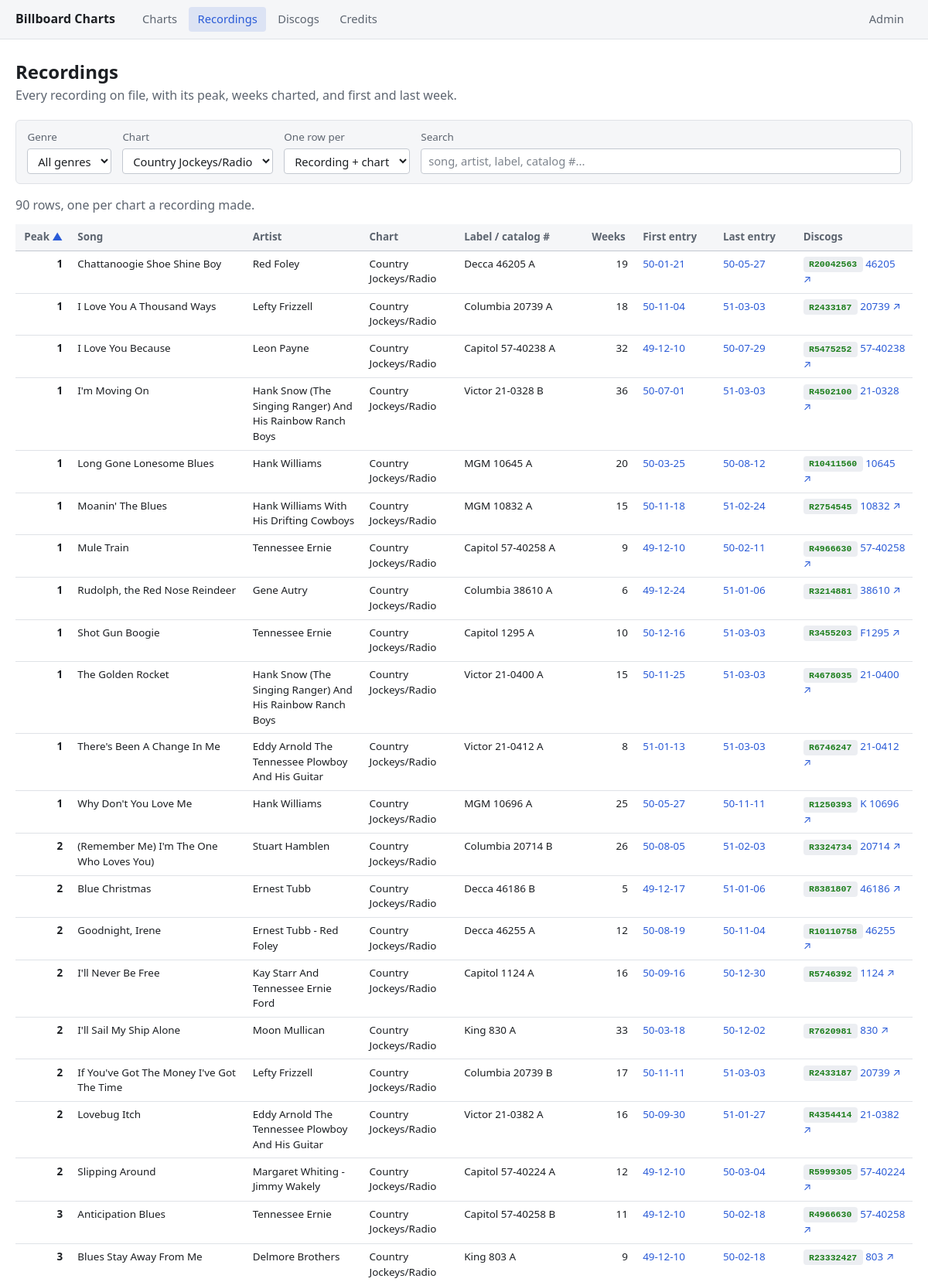
Screenshot of /recordings/?chart=4 (upper part) with the database file from the repository.
### charts/models.py (models this page shows, shortened)
class DiscogsReferenceMixin:
    """
    Shared by DiscogsMatch and DiscogsCandidate: both carry the same pair
    of "which kind of Discogs object is this actually pointing at" fields
    (discogs_release_id / discogs_master_id), and the same rule for
    telling a reader which one is in play -- a Release (a specific,
    identified pressing -- the precise, common case, since search only
    ever looks for releases) or, only when a pressing that specific
    couldn't be pinned down, a Master (just "this is the song", not which
    physical copy of it). At most one is ever set at a time.
    """

class DiscogsMatch(DiscogsReferenceMixin, models.Model):
    UNMATCHED = "unmatched"    # never looked up
    SUGGESTED = "suggested"    # candidates fetched, waiting on a human to decide
    CONFIRMED = "confirmed"    # a human picked one of the suggested candidates
    MANUAL = "manual"          # a human typed/pasted a Discogs ID directly
    NO_MATCH = "no_match"      # searched, Discogs returned nothing plausible
    REJECTED = "rejected"      # a human looked at the candidates and said none of them are it
    STATUS_CHOICES = [
        (UNMATCHED, "Not looked up yet"),
        (SUGGESTED, "Suggested -- needs review"),
        (CONFIRMED, "Confirmed"),
        (MANUAL, "Manually entered"),
        (NO_MATCH, "No match found on Discogs"),
        (REJECTED, "Rejected -- none of the suggestions fit"),
    ]
    SETTLED_STATUSES = [CONFIRMED, MANUAL, NO_MATCH, REJECTED]
    EXACT = "exact"      # label AND catalog number both matched (normalized)
    STRONG = "strong"    # catalog number matched exactly, label didn't
    WEAK = "weak"        # only found via the title/artist fallback search
    CONFIDENCE_CHOICES = [(EXACT, "Exact"), (STRONG, "Strong"), (WEAK, "Weak")]
    recording = models.OneToOneField(Recording, on_delete=models.CASCADE, related_name="discogs")
    status = models.CharField(max_length=12, choices=STATUS_CHOICES, default=UNMATCHED)
    confidence = models.CharField(max_length=6, choices=CONFIDENCE_CHOICES, blank=True)
    discogs_release_id = models.PositiveIntegerField(null=True, blank=True)
    discogs_master_id = models.PositiveIntegerField(null=True, blank=True)
    matched_title = models.CharField(max_length=300, blank=True)
    matched_artist = models.CharField(max_length=300, blank=True)
    matched_track_title = models.CharField(max_length=300, blank=True)
    matched_track_artist = models.CharField(max_length=300, blank=True)
    matched_label = models.CharField(max_length=200, blank=True)
    matched_catalog_number = models.CharField(max_length=100, blank=True)
    matched_year = models.PositiveSmallIntegerField(null=True, blank=True)
    matched_country = models.CharField(max_length=100, blank=True)
    matched_format = models.CharField(max_length=200, blank=True)
    genres = models.JSONField(default=list, blank=True)
    styles = models.JSONField(default=list, blank=True)
    songwriters = models.CharField(max_length=500, blank=True)
    producers = models.CharField(max_length=500, blank=True)
    raw_data = models.JSONField(null=True, blank=True)
    note = models.CharField(max_length=500, blank=True)
    searched_at = models.DateTimeField(null=True, blank=True)   # last time candidates were fetched
    linked_at = models.DateTimeField(null=True, blank=True)
    updated_at = models.DateTimeField(auto_now=True)
    class Meta:
        verbose_name_plural = "Discogs matches"
        indexes = [models.Index(fields=["status"])]

### charts/views.py (the view)
# urls.py: path("recordings/", views.recordings_matrix, name="recordings_matrix"),
def recordings_matrix(request):
    rows, state = _recordings_matrix_query(request)
    context = {
        **state,
        "rows": rows,
        "columns": _recordings_matrix_columns(state),
        "total_rows": len(rows),
        "genre_choices": Chart.CATEGORY_CHOICES,
        "all_charts": Chart.objects.order_by("category", "method"),
    }
    if request.headers.get("HX-Request"):
        return render(request, "charts/_recordings_matrix_results.html", context)
    return render(request, "charts/recordings_matrix.html", context)

### charts/models.py (called while the page is built)
    def __str__(self):
        return f"{self.get_category_display()} {self.get_method_display()}"

### charts/views.py (called while the page is built)
def _recordings_matrix_columns(state):
    collapsed = state["group"] == "recording"
    columns = {}
    for key, (_, label) in RECORDINGS_MATRIX_SORTS.items():
        if collapsed and key in RECORDINGS_MATRIX_COLLAPSED_SORTS:
            _, label = RECORDINGS_MATRIX_COLLAPSED_SORTS[key]
        is_active = key == state["sort"]
        next_dir = "desc" if (is_active and state["dir"] == "asc") else "asc"
        params = {
            "genre": state["genre"], "chart": state["chart"], "q": state["q"],
            "group": state["group"], "sort": key, "dir": next_dir,
        }
        columns[key] = {
            "label": label,
            "href": "?" + urlencode({k: v for k, v in params.items() if v}),
            "is_active": is_active,
            "arrow": ("▲" if state["dir"] == "asc" else "▼") if is_active else "",
        }
    return columns

### charts/templates/charts/recordings_matrix.html (shortened to what this page needs)
{% extends "charts/base.html" %}
{% load static %}
{% block content %}
    <div class="page-header">
        <div>
            <h1>Recordings</h1>
            <p class="subtitle">Every recording on file, with its peak, weeks charted, and first and last week.</p>
        </div>
    </div>
    <form
        id="matrix-filters"
        class="filter-bar"
        method="get"
        action="{% url 'charts:recordings_matrix' %}"
        hx-get="{% url 'charts:recordings_matrix' %}"
        hx-target="#matrix-results"
        hx-push-url="true"
        hx-trigger="change from:select, input changed delay:300ms from:input[type=search], search from:input[type=search]"
    >
        <label>
            Genre
            <select name="genre">
                <option value="">All genres</option>
            </select>
        </label>
        <label>
            Chart
            <select name="chart">
                {% for c in all_charts %}
                <option value="{{ c.id }}" {% if chart == c.id|stringformat:"s" %}selected{% endif %}>{{ c }}</option>
                {% endfor %}
            </select>
        </label>
        <label>
            One row per
            <select name="group" title="Recording + chart: one row for each chart a record made, every number scoped to that one chart (what the magazine printed). Recording: one row per record, merged across charts -- peak becomes the best reached anywhere.">
                <option value="chart" {% if group != "recording" %}selected{% endif %}>Recording + chart</option>
            </select>
        </label>
        <label class="search-label">
            Search
            <input type="search" name="q" value="{{ q }}" placeholder="song, artist, label, catalog #...">
        </label>
    </form>
    <div id="matrix-results">
        {% include "charts/_recordings_matrix_results.html" %}
    </div>
{% endblock %}

### charts/templates/charts/_recordings_matrix_results.html (shortened to what this page needs)
{% if group == "recording" %}
<p class="summary" id="matrix-count">
    {{ total_rows }} recording{{ total_rows|pluralize }}, one row each &mdash; merged across every chart.
</p>
{% else %}
<p class="summary" id="matrix-count">{{ total_rows }} row{{ total_rows|pluralize }}, one per chart a recording made.</p>
{% endif %}
<div class="table-wrap">
<table class="recordings-table dense-table">
    <colgroup>
        {% if group == "recording" %}
        <col style="width: 5.25rem;">
        {% else %}
        <col style="width: 3.75rem;">
        {% endif %}
        <col style="width: 12rem;">
        <col style="width: 8rem;">
        {% if group == "recording" %}
        <col style="width: 7.5rem;">
        {% else %}
        <col style="width: 6.5rem;">
        {% endif %}
        <col style="width: 8rem;">
        <col style="width: 4.25rem;">
        <col style="width: 5.5rem;">
        <col style="width: 5.5rem;">
        <col style="width: 8rem;">
    </colgroup>
    <thead>
        <tr>
            <th class="num"><a class="sort-link" href="{{ columns.peak.href }}">{{ columns.peak.label }}<span class="sort-arrow">{{ columns.peak.arrow }}</span></a></th>
            <th><a class="sort-link" href="{{ columns.song.href }}">Song</a></th>
            <th><a class="sort-link" href="{{ columns.artist.href }}">Artist</a></th>
            <th><a class="sort-link" href="{{ columns.chart.href }}">{{ columns.chart.label }}</a></th>
            <th>Label / catalog #</th>
            <th class="num"><a class="sort-link" href="{{ columns.weeks.href }}">Weeks</a></th>
            <th><a class="sort-link" href="{{ columns.first.href }}">First entry</a></th>
            <th><a class="sort-link" href="{{ columns.last.href }}">Last entry</a></th>
            <th>Discogs</th>
        </tr>
    </thead>
    <tbody>
        {% for r in rows %}
        <tr>
            <td class="pos num">
                {{ r.peak_position }}
            </td>
            <td class="wrap">{{ r.recording__song__title }}</td>
            <td class="wrap">{{ r.recording__credit_text }}</td>
            <td class="wrap">
                {% if group == "recording" %}
                    {% comment %}
                    One badge per chart this recording actually made, each
                    carrying that chart's OWN peak on hover -- so the
                    per-chart detail the collapsed row merged away is
                    still a mouse-hover (not a page load) away.
                    {% endcomment %}
                    {% for b in r.chart_badges %}<span class="chart-badge" title="{{ b.label }} &mdash; peak {{ b.peak }}">{{ b.code }}</span>{% endfor %}
                {% else %}
                    {{ r.chart_label }}
                {% endif %}
            </td>
            <td>{{ r.catalog_display }}</td>
            <td class="num">{{ r.weeks_charted }}</td>
            <td><a href="{% url 'charts:chart_week' r.first_chart_id r.first_entry|date:'Y-m-d' %}">{{ r.first_entry|date:"y-m-d" }}</a></td>
            <td><a href="{% url 'charts:chart_week' r.last_chart_id r.last_entry|date:'Y-m-d' %}">{{ r.last_entry|date:"y-m-d" }}</a></td>
            <td class="discogs-cell">
                {% if r.discogs_url %}
                    <span class="ref-id ref-{{ r.discogs_ref_type|lower }}" title="Discogs {{ r.discogs_ref_type }} ID">{{ r.discogs_ref_type|slice:":1" }}{{ r.discogs_ref_id }}</span>
                    <a href="{{ r.discogs_url }}" target="_blank" rel="noopener" title="{{ r.discogs_tooltip }}">
                        {% if r.recording__discogs__matched_catalog_number %}{{ r.recording__discogs__matched_catalog_number }}{% endif %} &nearr;
                    </a>
                {% elif r.recording__discogs__status == "no_match" %}
                    <span class="muted" title="Searched, nothing on Discogs">not on Discogs</span>
                {% elif r.recording__discogs__status == "suggested" %}
                    <a class="needs-review" href="{% url 'charts:discogs_queue' %}?q={{ r.recording__catalog_number|urlencode }}">needs review</a>
                {% else %}
                    <span class="muted">&mdash;</span>
                {% endif %}
            </td>
        </tr>
        {% empty %}
        <tr><td colspan="9" class="empty-row">No recordings match these filters.</td></tr>
        {% endfor %}
    </tbody>
</table>
</div>

### charts/templates/charts/base.html (style rules this page uses)
:root { color-scheme: light dark; --bg: #ffffff; --surface: #f5f6f8; --surface-strong: #eceef2; --border: #dfe2e7; --border-strong: #c3c8d0; --text: #1c1f23; --muted: #5d6570; --accent: #2a5bd7; --on-accent: #ffffff; --up: #1a7d1a; --down: #b23b3b; --new: #9a6400; --tie: #6a4fbf; --fs-xs: 0.72rem; --fs-sm: 0.84rem; --fs-control: 0.92rem; --fs-base: 1rem; --control-h: 2.1rem; --control-h-sm: 1.75rem; --radius: 6px; --radius-sm: 4px; --page-width: 1500px; --page-narrow: 1040px; }
*, *::before, *::after { box-sizing: border-box; }
body { margin: 0; font-family: system-ui, -apple-system, "Segoe UI", sans-serif; font-size: var(--fs-base); line-height: 1.45; color: var(--text); background: var(--bg); }
h1 { font-size: 1.5rem; line-height: 1.2; margin: 0 0 0.3rem; }
a { color: var(--accent); text-decoration: none; }
.table-wrap { overflow-x: auto; }
table { border-collapse: collapse; width: 100%; table-layout: fixed; }
th, td { text-align: left; padding: 0.45rem 0.6rem; border-bottom: 1px solid var(--border); overflow: hidden; text-overflow: ellipsis; }
th { font-size: var(--fs-sm); font-weight: 600; color: var(--muted); background: var(--surface); border-bottom: 1px solid var(--border-strong); white-space: nowrap; }
td.num, th.num { text-align: right; font-variant-numeric: tabular-nums; }
td.wrap { white-space: normal; text-overflow: clip; overflow-wrap: break-word; }
input:not([type="checkbox"]):not([type="radio"]):not([type="hidden"]), select, textarea { font: inherit; font-size: var(--fs-control); min-height: var(--control-h); padding: 0 0.55rem; color: var(--text); background: var(--bg); border: 1px solid var(--border-strong); border-radius: var(--radius-sm); }
input::placeholder { color: var(--muted); opacity: 0.8; }
.page-header { display: flex; justify-content: space-between; align-items: flex-start; gap: 1rem; flex-wrap: wrap; margin-bottom: 1.25rem; }
.subtitle { color: var(--muted); margin: 0; }
.tie-badge, .chart-badge, .ref-id, .status-badge, .confidence-badge, .release-level-tag, .discogs-linked-tag { display: inline-flex; align-items: center; font-size: var(--fs-xs); font-weight: 600; line-height: 1; padding: 0.2rem 0.4rem; border-radius: var(--radius-sm); border: 1px solid currentColor; white-space: nowrap; vertical-align: middle; }
.chart-badge, .ref-id { font-family: ui-monospace, "Cascadia Code", "Consolas", monospace; border-color: transparent; background: var(--surface-strong); }
.ref-id.ref-release { color: var(--up); }
.filter-bar { display: flex; gap: 0.9rem; align-items: flex-end; flex-wrap: wrap; margin-bottom: 1rem; padding: 0.75rem 0.9rem; background: var(--surface); border: 1px solid var(--border); border-radius: var(--radius); }
.filter-bar label { display: flex; flex-direction: column; gap: 0.25rem; font-size: var(--fs-sm); color: var(--muted); }
.filter-bar .search-label { flex: 1; min-width: 14rem; }
.filter-bar .search-label input { width: 100%; }
.summary { color: var(--muted); margin: 0 0 0.75rem; }
th a.sort-link { color: inherit; }
th a.sort-link .sort-arrow { color: var(--accent); margin-left: 0.2rem; }
.pos { font-variant-numeric: tabular-nums; font-weight: 600; white-space: nowrap; }
.dense-table { font-size: var(--fs-sm); }
.dense-table td { vertical-align: top; }

### rows the page displays
DiscogsMatch: peak_position "1", recording__song__title "Chattanoogie Shoe Shine Boy", recording__credit_text "Red Foley", chart_label "Country Jockeys/Radio", catalog_display "Decca 46205 A", weeks_charted "19", first_entry "50-01-21", last_entry "50-05-27", discogs_ref_type "R", discogs_ref_id "20042563", recording__discogs__matched_catalog_number "46205"
DiscogsMatch: peak_position "1", recording__song__title "I Love You A Thousand Ways", recording__credit_text "Lefty Frizzell", chart_label "Country Jockeys/Radio", catalog_display "Columbia 20739 A", weeks_charted "18", first_entry "50-11-04", last_entry "51-03-03", discogs_ref_type "R", discogs_ref_id "2433187", recording__discogs__matched_catalog_number "20739"
DiscogsMatch: peak_position "1", recording__song__title "I'm Moving On", recording__credit_text "Hank Snow (The Singing Ranger) And His Rainbow Ranch Boys", chart_label "Country Jockeys/Radio", catalog_display "Victor 21-0328 B", weeks_charted "36", first_entry "50-07-01", last_entry "51-03-03", discogs_ref_type "R", discogs_ref_id "4502100", recording__discogs__matched_catalog_number "21-0328"
DiscogsMatch: peak_position "1", recording__song__title "Long Gone Lonesome Blues", recording__credit_text "Hank Williams", chart_label "Country Jockeys/Radio", catalog_display "MGM 10645 A", weeks_charted "20", first_entry "50-03-25", last_entry "50-08-12", discogs_ref_type "R", discogs_ref_id "10411560", recording__discogs__matched_catalog_number "10645"
DiscogsMatch: peak_position "1", recording__song__title "Moanin' The Blues", recording__credit_text "Hank Williams With His Drifting Cowboys", chart_label "Country Jockeys/Radio", catalog_display "MGM 10832 A", weeks_charted "15", first_entry "50-11-18", last_entry "51-02-24", discogs_ref_type "R", discogs_ref_id "2754545", recording__discogs__matched_catalog_number "10832"
DiscogsMatch: peak_position "1", recording__song__title "Mule Train", recording__credit_text "Tennessee Ernie", chart_label "Country Jockeys/Radio", catalog_display "Capitol 57-40258 A", weeks_charted "9", first_entry "49-12-10", last_entry "50-02-11", discogs_ref_type "R", discogs_ref_id "4966630", recording__discogs__matched_catalog_number "57-40258"
DiscogsMatch: peak_position "1", recording__song__title "The Golden Rocket", recording__credit_text "Hank Snow (The Singing Ranger) And His Rainbow Ranch Boys", chart_label "Country Jockeys/Radio", catalog_display "Victor 21-0400 A", weeks_charted "15", first_entry "50-11-25", last_entry "51-03-03", discogs_ref_type "R", discogs_ref_id "4678035", recording__discogs__matched_catalog_number "21-0400"
DiscogsMatch: peak_position "1", recording__song__title "There's Been A Change In Me", recording__credit_text "Eddy Arnold The Tennessee Plowboy And His Guitar", chart_label "Country Jockeys/Radio", catalog_display "Victor 21-0412 A", weeks_charted "8", first_entry "51-01-13", last_entry "51-03-03", discogs_ref_type "R", discogs_ref_id "6746247", recording__discogs__matched_catalog_number "21-0412"
DiscogsMatch: peak_position "1", recording__song__title "Why Don't You Love Me", recording__credit_text "Hank Williams", chart_label "Country Jockeys/Radio", catalog_display "MGM 10696 A", weeks_charted "25", first_entry "50-05-27", last_entry "50-11-11", discogs_ref_type "R", discogs_ref_id "1250393", recording__discogs__matched_catalog_number "K 10696"
DiscogsMatch: peak_position "2", recording__song__title "Blue Christmas", recording__credit_text "Ernest Tubb", chart_label "Country Jockeys/Radio", catalog_display "Decca 46186 B", weeks_charted "5", first_entry "49-12-17", last_entry "51-01-06", discogs_ref_type "R", discogs_ref_id "8381807", recording__discogs__matched_catalog_number "46186"
DiscogsMatch: peak_position "2", recording__song__title "I'll Sail My Ship Alone", recording__credit_text "Moon Mullican", chart_label "Country Jockeys/Radio", catalog_display "King 830 A", weeks_charted "33", first_entry "50-03-18", last_entry "50-12-02", discogs_ref_type "R", discogs_ref_id "7620981", recording__discogs__matched_catalog_number "830"
DiscogsMatch: peak_position "2", recording__song__title "If You've Got The Money I've Got The Time", recording__credit_text "Lefty Frizzell", chart_label "Country Jockeys/Radio", catalog_display "Columbia 20739 B", weeks_charted "17", first_entry "50-11-11", last_entry "51-03-03", discogs_ref_type "R", discogs_ref_id "2433187", recording__discogs__matched_catalog_number "20739"
DiscogsMatch: peak_position "3", recording__song__title "Anticipation Blues", recording__credit_text "Tennessee Ernie", chart_label "Country Jockeys/Radio", catalog_display "Capitol 57-40258 B", weeks_charted "11", first_entry "49-12-10", last_entry "50-02-18", discogs_ref_type "R", discogs_ref_id "4966630", recording__discogs__matched_catalog_number "57-40258"

### other values shown
{{ total_rows }} "90"
{{ columns.peak.label }} "Peak"
{{ columns.peak.arrow }} "▲"
{{ columns.chart.label }} "Chart"
{{ r.peak_position }} "1" "1" "1" "2" "2" "2" "2" "2" "3"
{{ r.recording__song__title }} "I Love You Because" "Rudolph, the Red Nose Reindeer" "Shot Gun Boogie" "(Remember Me) I'm The One Who Loves You)" "Goodnight, Irene" "I'll Never Be Free" "Lovebug Itch" "Slipping Around" "Blues Stay Away From Me"
{{ r.recording__credit_text }} "Leon Payne" "Gene Autry" "Tennessee Ernie" "Stuart Hamblen" "Ernest Tubb - Red Foley" "Kay Starr And Tennessee Ernie Ford" "Eddy Arnold The Tennessee Plowboy And His Guitar" "Margaret Whiting - Jimmy Wakely" "Delmore Brothers"
{{ r.chart_label }} "Country Jockeys/Radio" "Country Jockeys/Radio" "Country Jockeys/Radio" "Country Jockeys/Radio" "Country Jockeys/Radio" "Country Jockeys/Radio" "Country Jockeys/Radio" "Country Jockeys/Radio" "Country Jockeys/Radio"
{{ r.catalog_display }} "Capitol 57-40238 A" "Columbia 38610 A" "Capitol 1295 A" "Columbia 20714 B" "Decca 46255 A" "Capitol 1124 A" "Victor 21-0382 A" "Capitol 57-40224 A" "King 803 A"
{{ r.weeks_charted }} "32" "6" "10" "26" "12" "16" "16" "12" "9"
{{ r.first_entry|date:"y-m-d" }} "49-12-10" "49-12-24" "50-12-16" "50-08-05" "50-08-19" "50-09-16" "50-09-30" "49-12-10" "49-12-10"
{{ r.last_entry|date:"y-m-d" }} "50-07-29" "51-01-06" "51-03-03" "51-02-03" "50-11-04" "50-12-30" "51-01-27" "50-03-04" "50-02-18"
{{ r.discogs_ref_type|slice:":1" }} "R" "R" "R" "R" "R" "R" "R" "R" "R"
{{ r.discogs_ref_id }} "5475252" "3214881" "3455203" "3324734" "10110758" "5746392" "4354414" "5999305" "23332427"
{{ r.recording__discogs__matched_catalog_number }} "57-40238" "38610" "F1295" "20714" "46255" "1124" "21-0382" "57-40224" "803"
